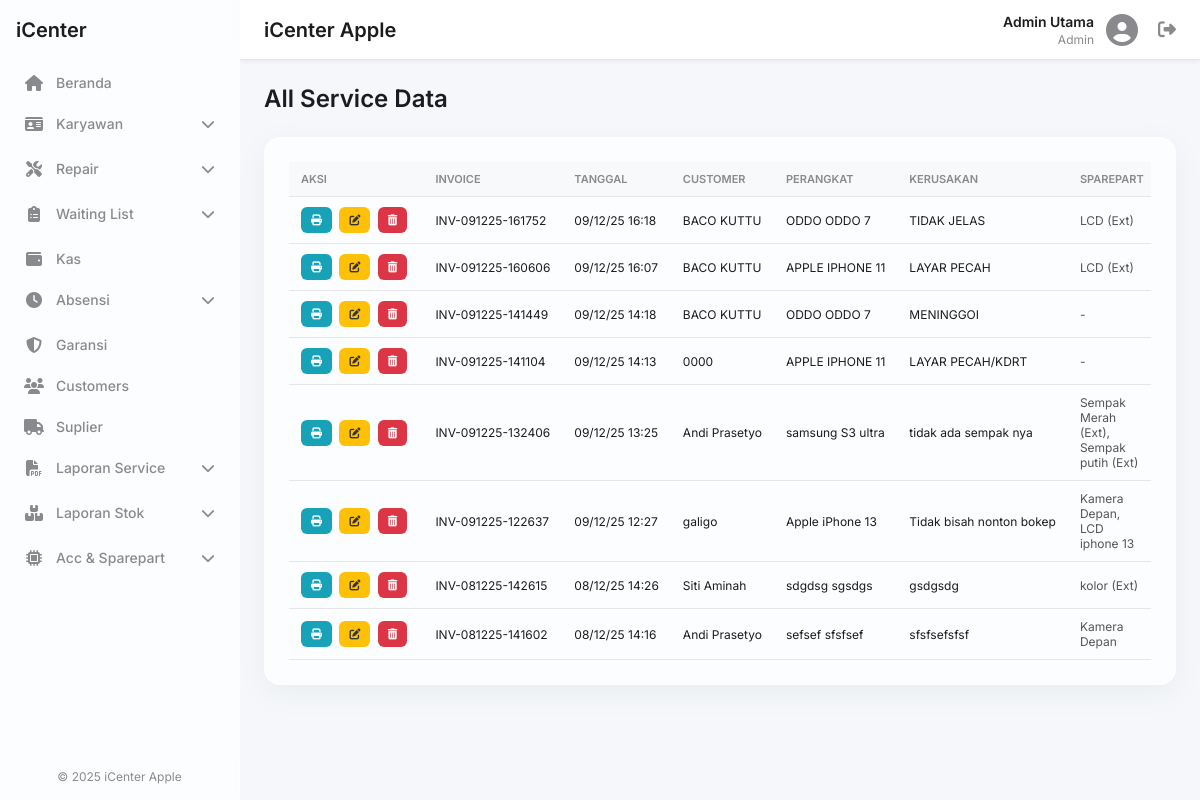
Before: /all_data_service.php (signed in) with the older database file.
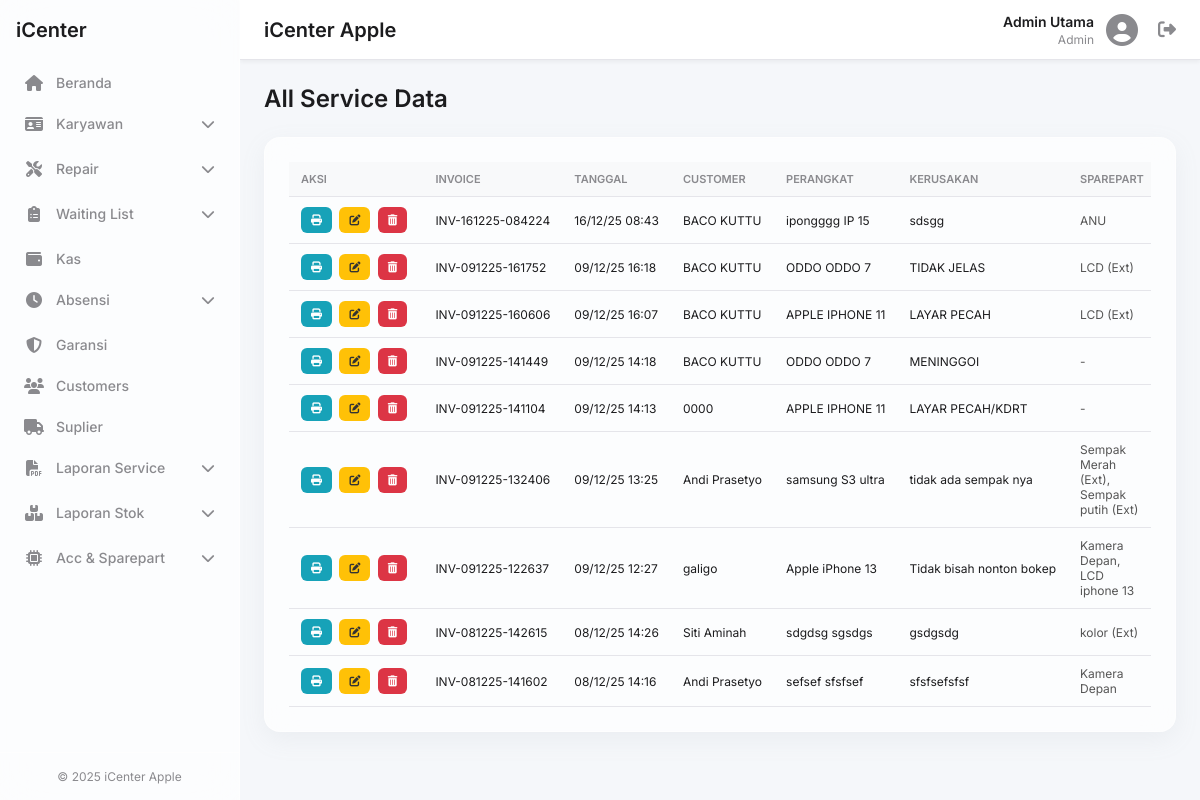
After: the same page with the newer database file.
### tables this page shows
CREATE TABLE `service` (
  `invoice` varchar(50) NOT NULL,
  `tanggal` datetime DEFAULT current_timestamp(),
  `kasir_id` int(11) DEFAULT NULL,
  `merek_hp` varchar(100) DEFAULT NULL,
  `tipe_hp` varchar(100) DEFAULT NULL,
  `imei_sn` varchar(100) DEFAULT NULL,
  `kerusakan` text DEFAULT NULL,
  `kelengkapan` text DEFAULT NULL,
  `teknisi_id` int(11) DEFAULT NULL,
  `customer_id` int(11) DEFAULT NULL,
  `garansi` enum('ya','tidak') DEFAULT 'tidak',
  `keterangan` text DEFAULT NULL,
  `durasi_garansi` varchar(50) DEFAULT NULL,
  `sub_total` decimal(12,2) DEFAULT 0.00,
  `voucher_id` int(11) DEFAULT NULL,
  `uang_muka` decimal(12,2) DEFAULT 0.00,
  `metode_pembayaran` enum('cash','credit') DEFAULT 'cash',
  `status_pembayaran` varchar(20) DEFAULT 'Belum Lunas',
  `status_service` varchar(50) DEFAULT 'Antrian',
  `total_bayar` decimal(12,2) DEFAULT 0.00
);

CREATE TABLE `customers` (
  `id` int(11) NOT NULL,
  `nama` varchar(100) NOT NULL,
  `alamat` text DEFAULT NULL,
  `kontak` varchar(20) NOT NULL,
  `created_at` timestamp NULL DEFAULT current_timestamp()
);

### all_data_service.php (the view, shortened to what this page needs)
<?php
require_once 'includes/header.php';
$service_data = [];
$sql = "SELECT
            s.*,
            c.nama as nama_customer,
            k.nama as nama_teknisi,
            u.nama as nama_kasir
        FROM service s
        LEFT JOIN customers c ON s.customer_id = c.id
        LEFT JOIN karyawan k ON s.teknisi_id = k.id
        LEFT JOIN users u ON s.kasir_id = u.id
        ORDER BY s.tanggal DESC";
$result = $conn->query($sql);
if ($result) {
    while ($row = $result->fetch_assoc()) {
        $invoice = $row['invoice'];
        $parts_summary = [];
        $sql_int = "SELECT ms.nama FROM sparepart_keluar sk JOIN master_sparepart ms ON sk.code_sparepart = ms.code_sparepart WHERE sk.invoice_service = '$invoice'";
        $res_int = $conn->query($sql_int);
        while($p = $res_int->fetch_assoc()) $parts_summary[] = $p['nama'];
        $sql_ext = "SELECT nama_sparepart FROM pembelian_sparepart_luar WHERE invoice_service = '$invoice'";
        $res_ext = $conn->query($sql_ext);
        while($p = $res_ext->fetch_assoc()) $parts_summary[] = $p['nama_sparepart'] . " (Ext)";
        $row['parts_desc'] = !empty($parts_summary) ? implode(", ", $parts_summary) : "-";
        $service_data[] = $row;
    }
}
?>
<h1 class="page-title">All Service Data</h1>
<div class="glass-effect data-table-container">
    <div class="table-wrapper">
        <table class="data-table">
            <thead>
                <tr>
                    <th style="width: 120px;">Aksi</th>
                    <th>Invoice</th>
                    <th>Tanggal</th>
                    <th>Customer</th>
                    <th>Perangkat</th>
                    <th>Kerusakan</th>
                    <th>Sparepart</th>
                </tr>
            </thead>
            <tbody>
                <?php if (empty($service_data)): ?>
                    <tr><td colspan="10" align="center">Belum ada data.</td></tr>
                <?php else: ?>
                    <?php foreach ($service_data as $data): ?>
                    <tr>
                        <td>
                            <button class="btn-action btn-view" onclick="showNota('<?php echo $data['invoice']; ?>')" title="Lihat Nota"><i class="fas fa-print"></i></button>
                            <button class="btn-action btn-edit" onclick="editService('<?php echo $data['invoice']; ?>')" title="Edit Data"><i class="fas fa-edit"></i></button>
                            <button class="btn-action btn-delete" onclick="deleteService('<?php echo $data['invoice']; ?>')" title="Hapus"><i class="fas fa-trash-alt"></i></button>
                        </td>
                        <td><?php echo $data['invoice']; ?></td>
                        <td><?php echo date('d/m/y H:i', strtotime($data['tanggal'])); ?></td>
                        <td><?php echo htmlspecialchars($data['nama_customer'] ?? '-'); ?></td>
                        <td><?php echo htmlspecialchars($data['merek_hp'] . ' ' . $data['tipe_hp']); ?></td>
                        <td><?php echo htmlspecialchars($data['kerusakan']); ?></td>
                        <td class="col-sparepart"><?php echo htmlspecialchars($data['parts_desc']); ?></td>
                    </tr>
                    <?php endforeach; ?>
                <?php endif; ?>
            </tbody>
        </table>
    </div>
</div>
<?php require_once 'includes/footer.php'; ?>

Changed rows visible on the page:
added service: invoice "INV-161225-084224", tanggal "16/12/25 08:43", customer.nama "BACO KUTTU", merek_hp+tipe_hp "ipongggg IP 15", kerusakan "sdsgg", parts_desc "ANU"
